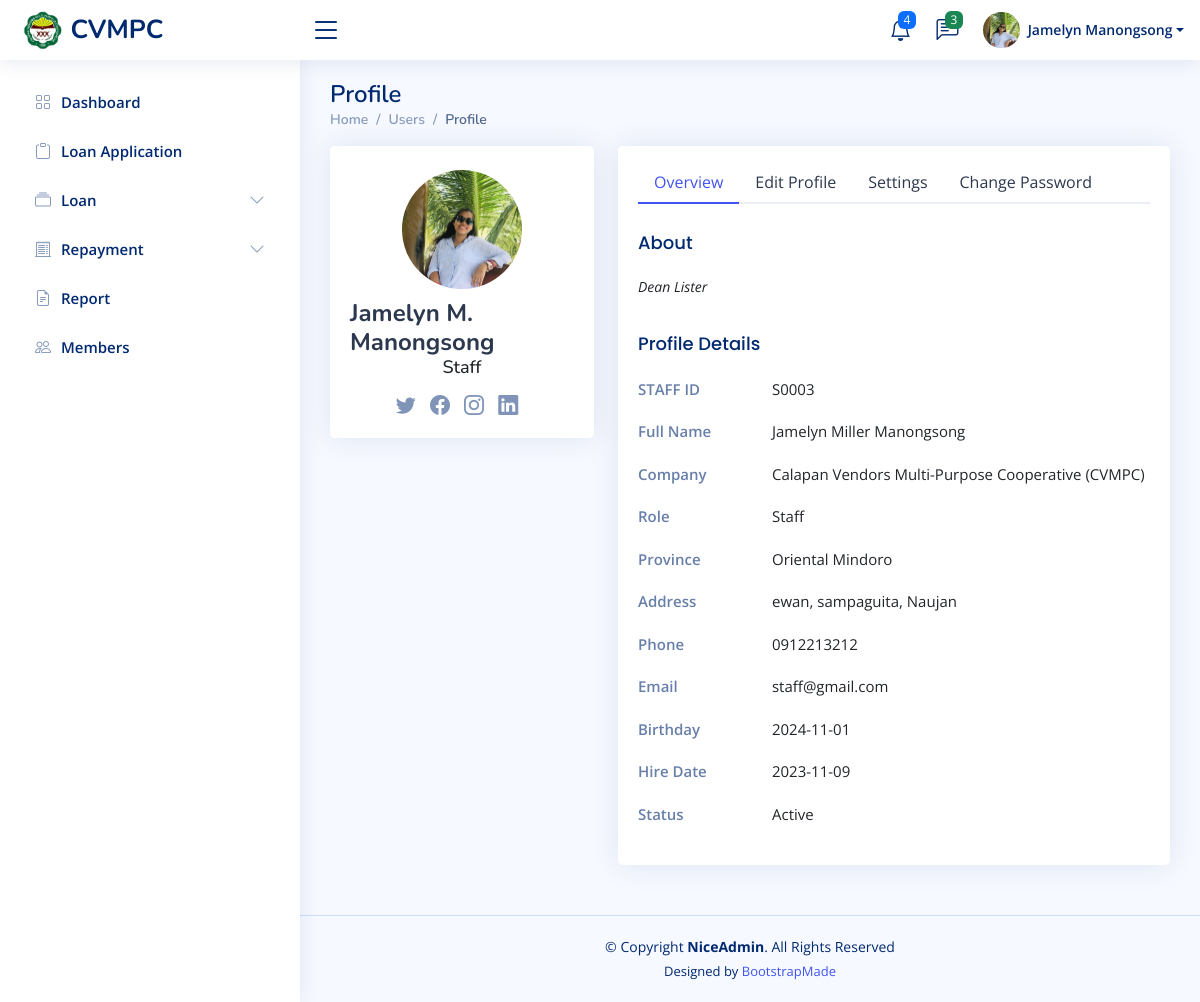
The page /staff/users-profile.php (signed in) on the database its author committed.
### tables this page shows
CREATE TABLE `user_credentials` (
  `uc_id` int(11) NOT NULL,
  `password` varchar(255) DEFAULT NULL,
  `role` varchar(45) DEFAULT NULL,
  `address_id` int(11) DEFAULT NULL,
  `us_id` int(11) DEFAULT NULL,
  `email` varchar(45) NOT NULL,
  `pp` varchar(255) NOT NULL DEFAULT 'default-pp.png'
);

CREATE TABLE `staff` (
  `staff_id` int(11) NOT NULL,
  `uc_id` int(11) NOT NULL,
  `first_name` varchar(45) DEFAULT NULL,
  `middle_name` varchar(45) DEFAULT NULL,
  `last_name` varchar(45) DEFAULT NULL,
  `phone_number` varchar(45) DEFAULT NULL,
  `hire_date` date DEFAULT NULL,
  `is_active` tinyint(1) DEFAULT NULL,
  `status` enum('Active','Inactive','Deactivated','Archived') DEFAULT NULL,
  `about_me` varchar(255) DEFAULT NULL,
  `last_login` date DEFAULT NULL,
  `date_of_birth` date DEFAULT NULL
);

CREATE TABLE `address` (
  `address_id` int(11) NOT NULL,
  `sitio` varchar(45) NOT NULL,
  `barangay` varchar(45) NOT NULL,
  `city` varchar(45) NOT NULL,
  `province` varchar(45) NOT NULL
);

### staff/users-profile.php (the view, shortened to what this page needs)
<?php
require '../includes/function.php';
if (!isset($_SESSION['id'])) {
    header("Location: ../login.php");
    exit;
} else {
    $user_id = $_SESSION['id'];
    try {
        $stmt = $pdo->prepare("
            SELECT
                uc.email, uc.role, phone_number, staff_id, about_me, sitio,
                barangay, city, first_name, middle_name, last_name, province,
                CONCAT(first_name, ' ', middle_name, ' ', last_name) AS fullname,
                CONCAT( first_name, ' ', CASE WHEN middle_name IS NOT NULL AND middle_name <> ''
                THEN CONCAT(LEFT(middle_name, 1), '. ') ELSE '' END, last_name ) AS formatted_name,
                facebook_link, twitter_link, instagram_link, linkedin_link,
                date_of_birth, hire_date, status
            FROM user_credentials uc
            RIGHT JOIN staff a ON uc.uc_id = a.uc_id
            left join user_socials us ON uc.us_id = us.us_id
            LEFT JOIN address ad on ad.address_id = uc.address_id
            WHERE a.uc_id = :uc_id;
        ");
        $stmt->execute(['uc_id' =>  $user_id]);
        $user = $stmt->fetch();
        if ($user) {
            $id = $user['staff_id'];
            $fullname = $user['fullname'];
            $formatted_name = $user['formatted_name'];
            $role = $user['role'];
            $email = $user['email'];
            $phone_number = $user['phone_number'];
            $date_of_birth = $user['date_of_birth'];
            $hire_date = $user['hire_date'];
            $status = $user['status'];
            $about_me = $user['about_me'];
            $sitio = $user['sitio'];
            $barangay = $user['barangay'];
            $city = $user['city'];
            $province = $user['province'];
            $address = '';
            if (!empty($sitio) && !empty($barangay) && !empty($city)) {
                $address = $sitio . ', ' . $barangay . ', ' . $city;
            }
            $fb_link = $user['facebook_link'];
            $tw_link = $user['twitter_link'];
            $ig_link = $user['instagram_link'];
            $li_link = $user['linkedin_link'];
        } else {
            var_dump($staff_id);
        }
    } catch (PDOException $e) {
        echo $e;
    }
}
?>
<!DOCTYPE html>
<html lang="en">
<?php require '../includes/head.php' ?>
<body>
    <?php require '../includes/header.php' ?>
    <?php require '../includes/navbar.php' ?>
    <main id="main" class="main">
        <div class="pagetitle">
            <h1>Profile</h1>
            <nav>
                <ol class="breadcrumb">
                    <li class="breadcrumb-item"><a href="index.php
          ">Home</a></li>
                    <li class="breadcrumb-item">Users</li>
                    <li class="breadcrumb-item active">Profile</li>
                </ol>
            </nav>
        </div>
        <section class="section profile">
            <div class="row">
                <div class="col-xl-4">
                    <div class="card">
                        <div class="card-body profile-card pt-4 d-flex flex-column align-items-center">
                            <img src="../staff/img/profile.jpg" alt="Profile" class="rounded-circle">
                            <h2><?php echo $formatted_name ?></h2>
                            <h3><?php echo $role ?></h3>
                            <div class="social-links mt-2">
                                <a href="<?php echo $tw_link ?>" class="twitter"><i class="bi bi-twitter"></i></a>
                                <a href="<?php echo $fb_link ?>" class="facebook"><i class="bi bi-facebook"></i></a>
                                <a href="<?php echo $ig_link ?>" class="instagram"><i class="bi bi-instagram"></i></a>
                                <a href="<?php echo $li_link ?>" class="linkedin"><i class="bi bi-linkedin"></i></a>
                            </div>
                        </div>
                    </div>
                </div>
                <div class="col-xl-8">
                    <div class="card">
                        <div class="card-body pt-3">
                            <ul class="nav nav-tabs nav-tabs-bordered">
                                <li class="nav-item">
                                    <button class="nav-link active" data-bs-toggle="tab" data-bs-target="#profile-overview">Overview</button>
                                </li>
                                <li class="nav-item">
                                    <button class="nav-link" data-bs-toggle="tab" data-bs-target="#profile-edit">Edit Profile</button>
                                </li>
                                <li class="nav-item">
                                    <button class="nav-link" data-bs-toggle="tab" data-bs-target="#profile-settings">Settings</button>
                                </li>
                                <li class="nav-item">
                                    <button class="nav-link" data-bs-toggle="tab" data-bs-target="#profile-change-password">Change Password</button>
                                </li>
                            </ul>
                            <div class="tab-content pt-2">
                                <div class="tab-pane fade show active profile-overview" id="profile-overview">
                                    <h5 class="card-title">About</h5>
                                    <p class="small fst-italic"><?php echo $about_me ?></p>
                                    <h5 class="card-title">Profile Details</h5>
                                    <div class="row">
                                        <div class="col-lg-3 col-md-4 label ">STAFF ID</div>
                                        <div class="col-lg-9 col-md-8"><?php echo "S" . str_pad($id, 4, "0", STR_PAD_LEFT); ?></div>
                                    </div>
                                    <div class="row">
                                        <div class="col-lg-3 col-md-4 label ">Full Name</div>
                                        <div class="col-lg-9 col-md-8"><?php echo $fullname ?></div>
                                    </div>
                                    <div class="row">
                                        <div class="col-lg-3 col-md-4 label">Company</div>
                                        <div class="col-lg-9 col-md-8">Calapan Vendors Multi-Purpose Cooperative (CVMPC)</div>
                                    </div>
                                    <div class="row">
                                        <div class="col-lg-3 col-md-4 label">Role</div>
                                        <div class="col-lg-9 col-md-8"><?php echo $role ?></div>
                                    </div>
                                    <div class="row">
                                        <div class="col-lg-3 col-md-4 label">Province</div>
                                        <div class="col-lg-9 col-md-8"><?php echo $province ?></div>
                                    </div>
                                    <div class="row">
                                        <div class="col-lg-3 col-md-4 label">Address</div>
                                        <div class="col-lg-9 col-md-8"><?php echo $address ?></div>
                                    </div>
                                    <div class="row">
                                        <div class="col-lg-3 col-md-4 label">Phone</div>
                                        <div class="col-lg-9 col-md-8"><?php echo $phone_number ?></div>
                                    </div>
                                    <div class="row">
                                        <div class="col-lg-3 col-md-4 label">Email</div>
                                        <div class="col-lg-9 col-md-8"><?php echo $email ?></div>
                                    </div>
                                    <div class="row">
                                        <div class="col-lg-3 col-md-4 label">Birthday</div>
                                        <div class="col-lg-9 col-md-8"><?php echo $date_of_birth ?></div>
                                    </div>
                                    <div class="row">
                                        <div class="col-lg-3 col-md-4 label">Hire Date</div>
                                        <div class="col-lg-9 col-md-8"><?php echo $hire_date ?></div>
                                    </div>
                                    <div class="row">
                                        <div class="col-lg-3 col-md-4 label">Status</div>
                                        <div class="col-lg-9 col-md-8"><?php echo $status ?></div>
                                    </div>
                                </div>
                            </div>
                        </div>
                    </div>
                </div>
            </div>
        </section>
    </main>
    <?php require '../includes/footer.php' ?>
</body>
</html>

### assets/css/style.css (style rules this page uses)
:root { scroll-behavior: smooth; }
body { font-family: "Open Sans", sans-serif; background: #f6f9ff; color: #444444; }
a { color: #4154f1; text-decoration: none; }
h1, h2, h3, h4, h5, h6 { font-family: "Nunito", sans-serif; }
#main { margin-top: 60px; padding: 20px 30px; transition: all 0.3s; }
.pagetitle { margin-bottom: 10px; }
.pagetitle h1 { font-size: 24px; margin-bottom: 0; font-weight: 600; color: #012970; }
.card { margin-bottom: 30px; border: none; border-radius: 5px; box-shadow: 0px 0 30px rgba(1, 41, 112, 0.1); }
.card-title { padding: 20px 0 15px 0; font-size: 18px; font-weight: 500; color: #012970; font-family: "Poppins", sans-serif; }
.card-body { padding: 0 20px 20px 20px; }
.breadcrumb { font-size: 14px; font-family: "Nunito", sans-serif; color: #899bbd; font-weight: 600; }
.breadcrumb a { color: #899bbd; transition: 0.3s; }
.breadcrumb .breadcrumb-item::before { color: #899bbd; }
.breadcrumb .active { color: #51678f; font-weight: 600; }
.nav-tabs-bordered { border-bottom: 2px solid #ebeef4; }
.nav-tabs-bordered .nav-link { margin-bottom: -2px; border: none; color: #2c384e; }
.nav-tabs-bordered .nav-link.active { background-color: #fff; color: #4154f1; border-bottom: 2px solid #4154f1; }
@media (min-width: 1200px) { #main, #footer { margin-left: 300px; } }
.profile .profile-card img { max-width: 120px; }
.profile .profile-card h2 { font-size: 24px; font-weight: 700; color: #2c384e; margin: 10px 0 0 0; }
.profile .profile-card h3 { font-size: 18px; }
.profile .profile-card .social-links a { font-size: 20px; display: inline-block; color: rgba(1, 41, 112, 0.5); line-height: 0; margin-right: 10px; transition: 0.3s; }
.profile .profile-overview .row { margin-bottom: 20px; font-size: 15px; }
.profile .profile-overview .card-title { color: #012970; }
.profile .profile-overview .label { font-weight: 600; color: rgba(1, 41, 112, 0.6); }

### rows shown on the page
user_credentials: role "Staff", staff.about_me "Dean Lister", staff.staff_id "0003", address.province "Oriental Mindoro", address.city "ewan, sampaguita, Naujan", staff.phone_number "0912213212", email "staff@gmail.com", staff.date_of_birth "2024-11-01", staff.hire_date "2023-11-09", staff.status "Active"

### other values the page prints
$header_formatted_name "Jamelyn Manongsong"
$formatted_name "Jamelyn M. Manongsong"
$fullname "Jamelyn Miller Manongsong"
